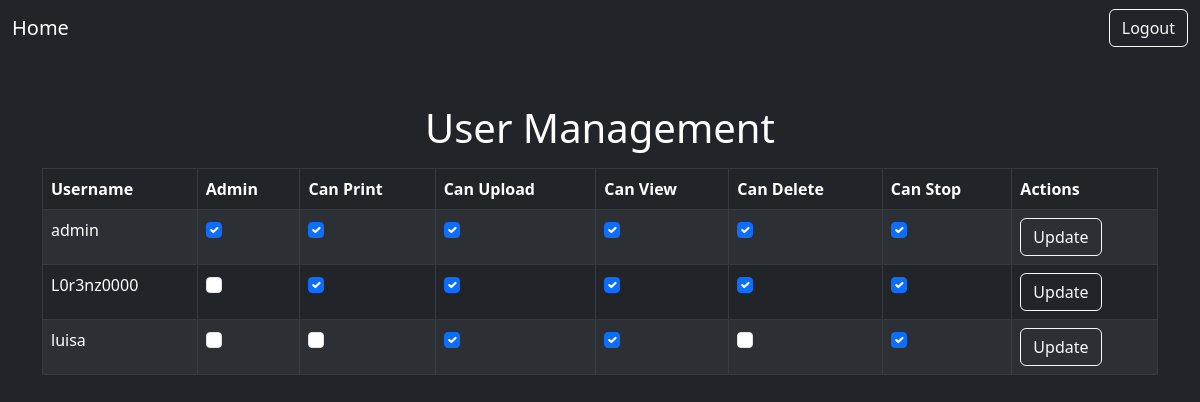
Page /users (signed in) on the earlier database version.
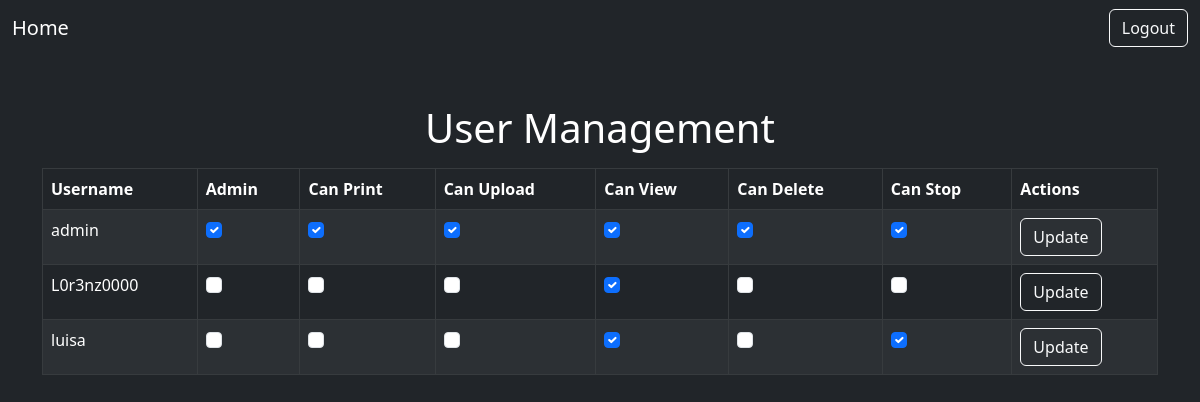
Same page on the later database version.
### models.py (models this page shows, shortened)
class User(db.Model):
  id = db.Column(db.Integer, primary_key=True)
  username = db.Column(db.String(150), unique=True, nullable=False)
  password = db.Column(db.String(150), nullable=False)
  is_admin = db.Column(db.Boolean, default=False)
  can_print = db.Column(db.Boolean, default=False)
  can_upload = db.Column(db.Boolean, default=False)
  can_view = db.Column(db.Boolean, default=False)
  can_delete = db.Column(db.Boolean, default=False)
  can_stop = db.Column(db.Boolean, default=False)

### app.py (the view, shortened to what this page needs)
@app.route('/users', methods=['GET', 'POST'])
def users():
  if not session.get('is_admin'):
    flash('You do not have access to this page.', 'danger')
    return redirect('/home')
  form = PermissionForm()
  users = User.query.all()
  return render_template('users.html', users=users, form=form)

### forms.py
class PermissionForm(FlaskForm):
  is_admin = BooleanField('Is Admin')
  can_print = BooleanField('Can Print')
  can_upload = BooleanField('Can Upload')
  can_view = BooleanField('Can View')
  can_delete = BooleanField('Can Delete')
  can_stop = BooleanField('Can Stop')
  submit = SubmitField('Update Permissions')

### templates/users.html (shortened to what this page needs)
<!DOCTYPE html>
<html lang="en">
<head>
    <link href="https://cdn.jsdelivr.net/npm/bootstrap@5.3.0/dist/css/bootstrap.min.css" rel="stylesheet">
</head>
<body class="bg-dark text-white">
    <nav class="navbar navbar-dark bg-dark">
        <div class="container-fluid">
            <a class="navbar-brand" href="{{ url_for('home') }}">Home</a>
            <div class="d-flex">
                <a href="{{ url_for('logout') }}" class="btn btn-outline-light">Logout</a>
            </div>
        </div>
    </nav>
    <div class="container mt-5">
        <h1 class="text-center">User Management</h1>
        <table class="table table-dark table-striped table-bordered mt-3">
            <thead>
                <tr>
                    <th>Username</th>
                    <th>Admin</th>
                    <th>Can Print</th>
                    <th>Can Upload</th>
                    <th>Can View</th>
                    <th>Can Delete</th>
                    <th>Can Stop</th>
                    <th>Actions</th>
                </tr>
            </thead>
            <tbody>
                {% for user in users %}
                    <tr>
                        <td>{{ user.username }}</td>
                        <form method="POST" action="{{ url_for('users') }}">
                            <td>
                                <input type="checkbox" name="is_admin" {% if user.is_admin %}checked{% endif %} class="form-check-input">
                            </td>
                            <td>
                                <input type="checkbox" name="can_print" {% if user.can_print %}checked{% endif %} class="form-check-input">
                            </td>
                            <td>
                                <input type="checkbox" name="can_upload" {% if user.can_upload %}checked{% endif %} class="form-check-input">
                            </td>
                            <td>
                                <input type="checkbox" name="can_view" {% if user.can_view %}checked{% endif %} class="form-check-input">
                            </td>
                            <td>
                                <input type="checkbox" name="can_delete" {% if user.can_delete %}checked{% endif %} class="form-check-input">
                            </td>
                            <td>
                                <input type="checkbox" name="can_stop" {% if user.can_stop %}checked{% endif %} class="form-check-input">
                            </td>
                            <td>
                                <button type="submit" class="btn btn-outline-light">Update</button>
                            </td>
                        </form>
                    </tr>
                {% endfor %}
            </tbody>
        </table>
    </div>
</body>
</html>

Differences in the rows shown:
changed User "L0r3nz0000": can_print "☑" → "☐"; can_upload "☑" → "☐"; can_delete "☑" → "☐"; can_stop "☑" → "☐"
changed User "luisa": can_upload "☑" → "☐"
